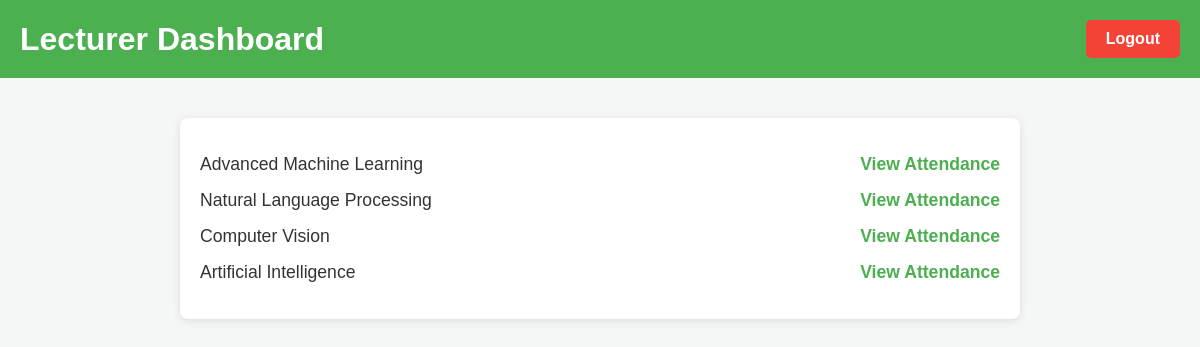
Page /lecturer_dashboard (signed in) on the committed database.
### tables this page shows
CREATE TABLE courses (
    course_id INTEGER PRIMARY KEY AUTOINCREMENT,
    course_name TEXT NOT NULL,
    lecturer_id INTEGER,
    FOREIGN KEY (lecturer_id) REFERENCES lecturers(id)
);

### app.py (the view)
@app.route('/lecturer_dashboard')
def lecturer_dashboard():
    if 'user_id' not in session or session['role'] != 'lecturer':
        return redirect(url_for('login'))
    db = get_db()
    courses = db.execute('SELECT * FROM courses WHERE lecturer_id = ?', (session['user_id'],)).fetchall()
    return render_template('lecturer_dashboard.html', courses=courses)

### app.py (called while the page is built)
def get_db():
    conn = sqlite3.connect('attendance_system.db')
    conn.row_factory = sqlite3.Row
    return conn

### templates/lecturer_dashboard.html (shortened to what this page needs)
<!DOCTYPE html>
<html lang="en">
<head>
</head>
<body>
<header>
    <h1>Lecturer Dashboard</h1>
    <a href="/logout" class="logout-btn">Logout</a>
</header>
<div class="container">
    <ul>
        {% for course in courses %}
        <li>
            <span>{{ course.course_name }}</span>
            <a href="{{ url_for('view_attendance', course_id=course['course_id']) }}">View Attendance</a>
        </li>
        {% endfor %}
    </ul>
</div>
</body>
</html>

### templates/lecturer_dashboard.html (style rules this page uses)
body { font-family: Arial, sans-serif; margin: 0; padding: 0; background-color: #f4f7f6; color: #333; }
header { display: flex; justify-content: space-between; align-items: center; background-color: #4CAF50; color: white; padding: 20px; }
h1 { margin: 0; font-size: 2em; }
.logout-btn { background-color: #f44336; color: white; padding: 10px 20px; border: none; border-radius: 5px; font-size: 1em; cursor: pointer; text-decoration: none; }
.container { max-width: 800px; margin: 40px auto; background-color: #fff; padding: 20px; box-shadow: 0 2px 10px rgba(0, 0, 0, 0.1); border-radius: 8px; }
ul { list-style-type: none; padding-left: 0; }
li { margin-bottom: 15px; font-size: 1.1em; display: flex; justify-content: space-between; align-items: center; }
a { text-decoration: none; color: #4CAF50; font-weight: bold; }

### rows in the picture
courses: course_name "Advanced Machine Learning"
courses: course_name "Natural Language Processing"
courses: course_name "Computer Vision"
courses: course_name "Artificial Intelligence"
